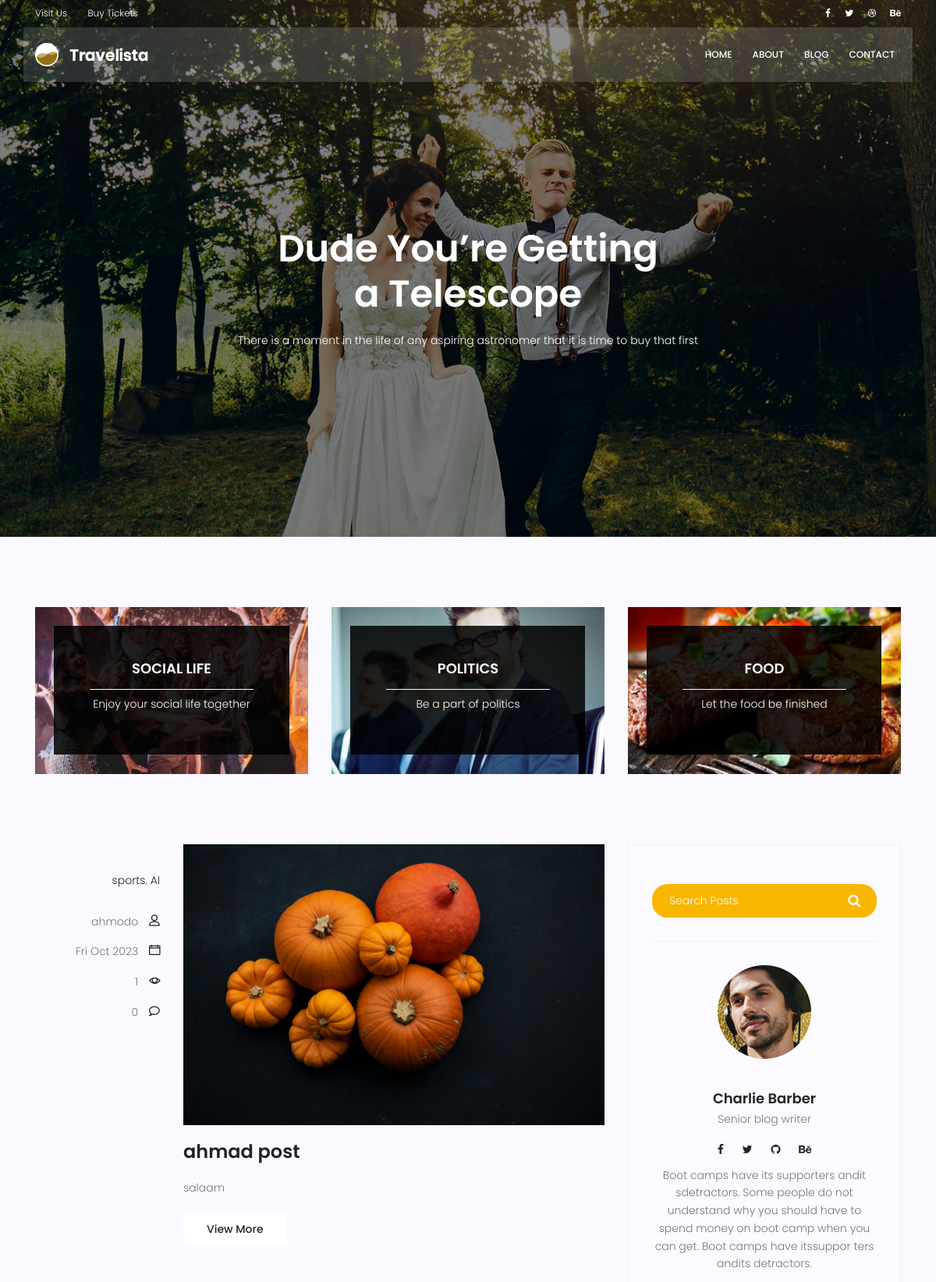
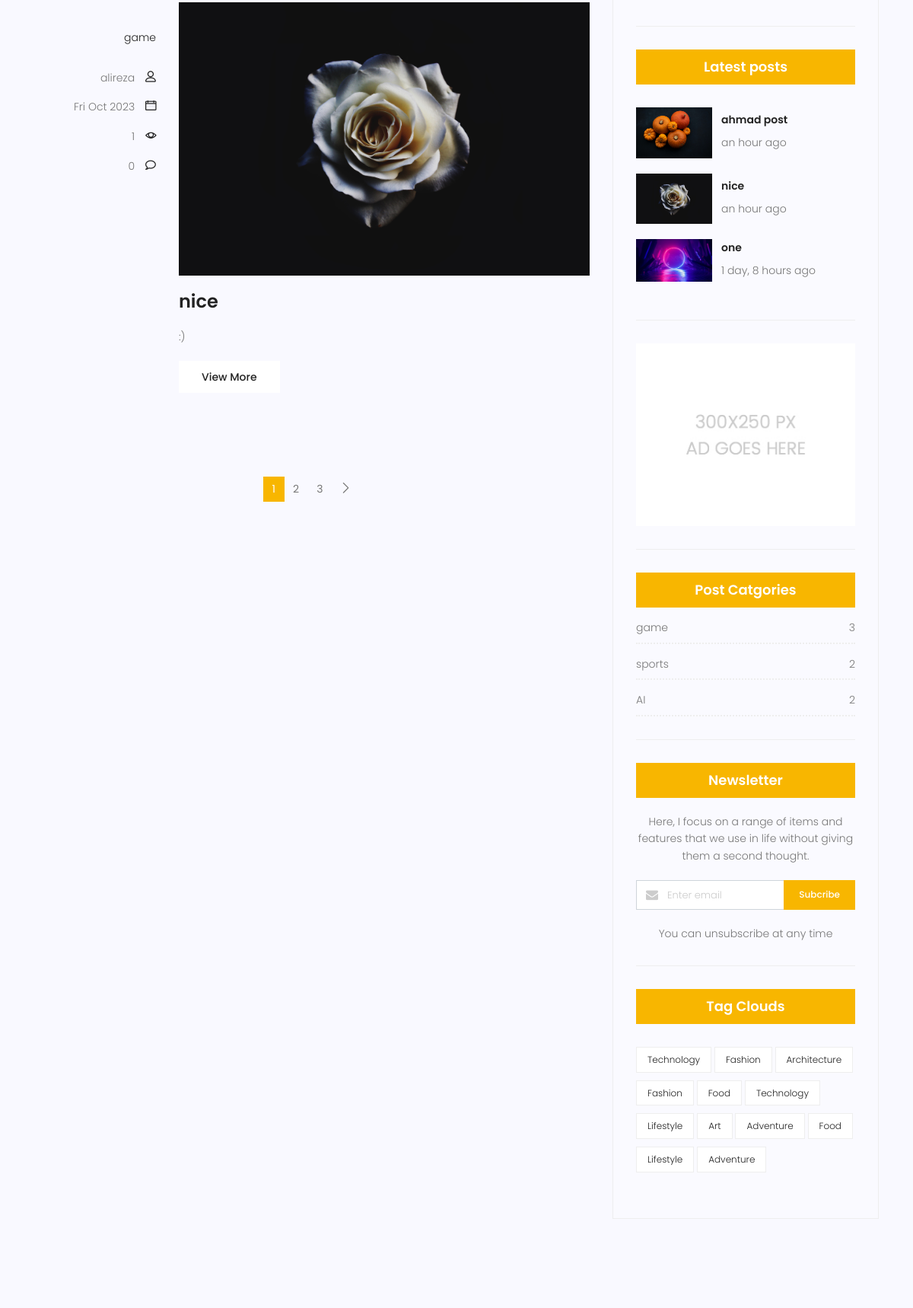
Screenshot of /blog/ (upper part) with the database file from the repository (2 pictures, top to bottom).
### blog/models.py (models this page shows, shortened)
class Category(models.Model):
    name=models.CharField(max_length=31)
    def __str__(self):
        return self.name

class Post(models.Model):
    title = models.CharField(max_length=255)
    content = models.TextField()
    counted_views = models.IntegerField(default=0)
    status = models.BooleanField(default=False)
    published_date = models.DateTimeField(null=True)
    created_date = models.DateTimeField(auto_now_add=True)
    updated_date = models.DateTimeField(auto_now=True)
    author = models.ForeignKey(User, on_delete=models.SET_NULL,null=True)
    counted_comment = models.IntegerField(default=0)
    category=models.ManyToManyField(Category)
    image = models.ImageField(upload_to='post_images/')
    class Meta:
        ordering = ['-created_date']

### blog/views.py (the view)
# urls.py: path('', blog_view, name='index'),
def blog_view(request,**kwargs):
    current_time = timezone.now()
    posts = Post.objects.filter(status=True, published_date__lte=current_time).order_by('-published_date')
    if kwargs.get('cat_name'):
        posts=posts.filter(category__name=kwargs['cat_name'])
    if kwargs.get('username'):
        posts = posts.filter(author__username=kwargs['username'])
    paginator = Paginator(posts, 2)
    try:
        page_number = request.GET.get('page')
        posts = paginator.get_page(page_number)
    except EmptyPage:
        posts = paginator.get_page(1)
    except PageNotAnInteger:
        posts = paginator.get_page(1)
    context = {'posts': posts}
    return render(request, 'blog/blog-home.html', context)

### blog/templatetags/blog_tags.py (called while the page is built)
@register.inclusion_tag('blog/blog-popular-posts.html')
def popularposts():
    posts=Post.objects.filter(status=1).order_by('-published_date')[:3]
    return {'posts': posts}

@register.inclusion_tag('blog/blog-post-categories.html')
def postcategories():
    posts=Post.objects.filter(status=1)
    categories=Category.objects.all()
    cat_dict={}
    for name in categories:
        cat_dict[name]=posts.filter(category=name).count()
    return{'categories':cat_dict}

### templates/blog/blog-home.html (shortened to what this page needs)
{% extends 'base.html' %}{% load static %}{% block content %}
{% load blog_tags %}
<section class="banner-area relative blog-home-banner" id="home">
  <div class="overlay overlay-bg"></div>
  <div class="container">
    <div class="row d-flex align-items-center justify-content-center">
      <div class="about-content blog-header-content col-lg-12">
        <h1 class="text-white">Dude You’re Getting a Telescope</h1>
        <p class="text-white">
          There is a moment in the life of any aspiring astronomer that it is
          time to buy that first
        </p>
      </div>
    </div>
  </div>
</section>
<section class="top-category-widget-area pt-90 pb-90">
  <div class="container">
    <div class="row">
      <div class="col-lg-4">
        <div class="single-cat-widget">
          <div class="content relative">
            <div class="overlay overlay-bg"></div>
            <a href="#" target="_blank">
              <div class="thumb">
                <img
                  class="content-image img-fluid d-block mx-auto"
                  src="{% static 'img/blog/cat-widget1.jpg'%}"
                  alt=""
                />
              </div>
              <div class="content-details">
                <h4 class="content-title mx-auto text-uppercase">
                  Social life
                </h4>
                <span></span>
                <p>Enjoy your social life together</p>
              </div>
            </a>
          </div>
        </div>
      </div>
      <div class="col-lg-4">
        <div class="single-cat-widget">
          <div class="content relative">
            <div class="overlay overlay-bg"></div>
            <a href="#" target="_blank">
              <div class="thumb">
                <img
                  class="content-image img-fluid d-block mx-auto"
                  src="{% static 'img/blog/cat-widget2.jpg'%}"
                  alt=""
                />
              </div>
              <div class="content-details">
                <h4 class="content-title mx-auto text-uppercase">Politics</h4>
                <span></span>
                <p>Be a part of politics</p>
              </div>
            </a>
          </div>
        </div>
      </div>
      <div class="col-lg-4">
        <div class="single-cat-widget">
          <div class="content relative">
            <div class="overlay overlay-bg"></div>
            <a href="#" target="_blank">
              <div class="thumb">
                <img
                  class="content-image img-fluid d-block mx-auto"
                  src="{% static 'img/blog/cat-widget3.jpg'%}"
                  alt=""
                />
              </div>
              <div class="content-details">
                <h4 class="content-title mx-auto text-uppercase">Food</h4>
                <span></span>
                <p>Let the food be finished</p>
              </div>
            </a>
          </div>
        </div>
      </div>
    </div>
  </div>
</section>
<section class="post-content-area">
  <div class="container">
    <div class="row">
      <div class="col-lg-8 posts-list">
        {% for post in posts %}
        <div class="single-post row">
          <div class="col-lg-3 col-md-3 meta-details">
              <ul class="tags">
                {% for category in post.category.all %}
                <li><a href="{% url 'blog:category' cat_name=category.name %}">{{ category.name }}</a>{% if not forloop.last %}, {% endif %}</li>
                {% endfor %}
              </ul>
            <div class="user-details row">
              <p class="user-name col-lg-12 col-md-12 col-6">
                <a href="{% url 'blog:author' post.author.username %}">{{post.author}}</a> <span class="lnr lnr-user"></span>
              </p>
              <p class="date col-lg-12 col-md-12 col-6">
                <a href="#">{{post.published_date|date:"D M Y"}}</a>
                <span class="lnr lnr-calendar-full"></span>
              </p>
              <p class="view col-lg-12 col-md-12 col-6">
                <a href="#">{{post.counted_views}}</a>
                <span class="lnr lnr-eye"></span>
              </p>
              <p class="comments col-lg-12 col-md-12 col-6">
                <a href="#">{{post.counted_comment}}</a> <span class="lnr lnr-bubble"></span>
              </p>
            </div>
          </div>
          <div class="col-lg-9 col-md-9">
            <div class="feature-img">
              <img
                class="img-fluid"
                src="{{ post.image.url }}"
                alt="{{ post.title }}"
              />
            </div>
            <a class="posts-title" href="{% url 'blog:single' pid=post.id %}">
              <h3>{{post.title}}</h3></a
            >
            <p class="excert">{{post.content|truncatewords:45}}</p>
            <a href="{% url 'blog:single' pid=post.id %}" class="primary-btn">View More</a>
          </div>
        </div>
        {% endfor %}
        <nav class="blog-pagination justify-content-center d-flex">
          <ul class="pagination">
            {% for page in posts.paginator.page_range %}
            <li class="page-item{% if page == posts.number %} active{% endif %}">
              <a href="?page={{ page }}" class="page-link">{{ page }}</a>
            </li>
            {% endfor %}
            <li class="page-item">
              {% if posts.has_next %}
              <a href="?page={{ posts.next_page_number }}" class="page-link" aria-label="Next">
                <span aria-hidden="true">
                  <span class="lnr lnr-chevron-right"></span>
                </span>
              </a>
              {% endif %}
            </li>
          </ul>
        </nav>
      </div>
      <div class="col-lg-4 sidebar-widgets">
        <div class="widget-wrap">
          {% include 'blog/blog-search.html' %}
          {% include 'blog/blog-writer.html' %}
          {% popularposts %}
          <div class="single-sidebar-widget ads-widget">
            <a href="#"
              ><img
                class="img-fluid"
                src="{% static 'img/blog/ads-banner.jpg'%}"
                alt=""
            /></a>
          </div>
      {% postcategories %}
          <div class="single-sidebar-widget newsletter-widget">
            <h4 class="newsletter-title">Newsletter</h4>
            <p>
              Here, I focus on a range of items and features that we use in life
              without giving them a second thought.
            </p>
            <div class="form-group d-flex flex-row">
              <div class="col-autos">
                <div class="input-group">
                  <div class="input-group-prepend">
                    <div class="input-group-text">
                      <i class="fa fa-envelope" aria-hidden="true"></i>
                    </div>
                  </div>
                  <input
                    type="text"
                    class="form-control"
                    id="inlineFormInputGroup"
                    placeholder="Enter email"
                    onfocus="this.placeholder = ''"
                    onblur="this.placeholder = 'Enter email'"
                  />
                </div>
              </div>
              <a href="#" class="bbtns">Subcribe</a>
            </div>
            <p class="text-bottom">You can unsubscribe at any time</p>
          </div>
          <div class="single-sidebar-widget tag-cloud-widget">
            <h4 class="tagcloud-title">Tag Clouds</h4>
            <ul>
              <li><a href="#">Technology</a></li>
              <li><a href="#">Fashion</a></li>
              <li><a href="#">Architecture</a></li>
              <li><a href="#">Fashion</a></li>
              <li><a href="#">Food</a></li>
              <li><a href="#">Technology</a></li>
              <li><a href="#">Lifestyle</a></li>
              <li><a href="#">Art</a></li>
              <li><a href="#">Adventure</a></li>
              <li><a href="#">Food</a></li>
              <li><a href="#">Lifestyle</a></li>
              <li><a href="#">Adventure</a></li>
            </ul>
          </div>
        </div>
      </div>
    </div>
  </div>
</section>
{% endblock content %}

### templates/base.html (shortened to what this page needs)
{% load static %}
<!DOCTYPE html>
<html lang="zxx" class="no.js">
  <head>
    <link rel="stylesheet" href="{%static 'css/linearicons.css' %}" />
    <link rel="stylesheet" href="{%static 'css/font-awesome.min.css' %}" />
    <link rel="stylesheet" href="{%static 'css/bootstrap.css' %}" />
    <link rel="stylesheet" href="{%static 'css/magnific-popup.css' %}" />
    <link rel="stylesheet" href="{%static 'css/jquery-ui.css' %}" />
    <link rel="stylesheet" href="{%static 'css/nice-select.css' %}" />
    <link rel="stylesheet" href="{%static 'css/animate.min.css' %}" />
    <link rel="stylesheet" href="{%static 'css/owl.carousel.css' %}" />
    <link rel="stylesheet" href="{%static 'css/main.css' %}" />
  </head>
  <body>
    <header id="header">
      <div class="header-top">
        <div class="container">
          <div class="row align-items-center">
            <div class="col-lg-6 col-sm-6 col-6 header-top-left">
              <ul>
                <li><a href="#">Visit Us</a></li>
                <li><a href="#">Buy Tickets</a></li>
              </ul>
            </div>
            <div class="col-lg-6 col-sm-6 col-6 header-top-right">
              <div class="header-social">
                <a href="#"><i class="fa fa-facebook"></i></a>
                <a href="#"><i class="fa fa-twitter"></i></a>
                <a href="#"><i class="fa fa-dribbble"></i></a>
                <a href="#"><i class="fa fa-behance"></i></a>
              </div>
            </div>
          </div>
        </div>
      </div>
      <div class="container main-menu">
        <div class="row align-items-center justify-content-between d-flex">
          <div id="logo">
            <a href="{%url 'webapp:home'%}"
              ><img src="{% static 'img/logo.png' %}" alt="" title=""
            /></a>
          </div>
          <nav id="nav-menu-container">
            <ul class="nav-menu">
              <li><a href="{% url 'webapp:home'%}">Home</a></li>
              <li><a href="{% url 'webapp:about' %}">About</a></li>
              <li><a href="{% url 'blog:index' %}">Blog</a></li>
              <li><a href="{%url 'webapp:contact'%}">Contact</a></li>
            </ul>
          </nav>
        </div>
      </div>
    </header>
    {% block content %} {% endblock content %}
  </body>
</html>

### templates/blog/blog-search.html
<div class="single-sidebar-widget search-widget">
    <form class="search-form" action="{% url 'blog:search' %}" method="get">
      <input
        placeholder="Search Posts"
        name="s"
        type="text"
        onfocus="this.placeholder = ''"
        onblur="this.placeholder = 'Search Posts'"
      />
      <button type="submit"><i class="fa fa-search"></i></button>
    </form>
  </div>

### templates/blog/blog-writer.html
{% load static %}
<div class="single-sidebar-widget user-info-widget">
    <img src="{% static 'img/blog/user-info.png'%}" alt="" />
    <a href="#"><h4>Charlie Barber</h4></a>
    <p>Senior blog writer</p>
    <ul class="social-links">
      <li>
        <a href="#"><i class="fa fa-facebook"></i></a>
      </li>
      <li>
        <a href="#"><i class="fa fa-twitter"></i></a>
      </li>
      <li>
        <a href="#"><i class="fa fa-github"></i></a>
      </li>
      <li>
        <a href="#"><i class="fa fa-behance"></i></a>
      </li>
    </ul>
    <p>
      Boot camps have its supporters andit sdetractors. Some people do
      not understand why you should have to spend money on boot camp
      when you can get. Boot camps have itssuppor ters andits
      detractors.
    </p>
  </div>

### templates/blog/blog-popular-posts.html
{% load static %}{% load humanize %}
<div class="single-sidebar-widget popular-post-widget">
    <h4 class="popular-title">Latest posts</h4>
    <div class="popular-post-list">
      {% for post in posts %}
      <div class="single-post-list d-flex flex-row align-items-center">
        <div class="thumb">
          <img
            class="img-fluid"
            src={{post.image.url}}
            alt=""
          />
        </div>
        <div class="details">
          <a href="{% url 'blog:single' pid=post.id %}"
            ><h6>{{post.title}}</h6></a
          >
          <p>{{post.published_date|naturaltime}}</p>
        </div>
      </div>
      {% endfor %}
    </div>
  </div>

### templates/blog/blog-post-categories.html
<div class="single-sidebar-widget post-category-widget">
    <h4 class="category-title">Post Catgories</h4>
    <ul class="cat-list">
      {% for name,count in categories.items %}
      <li>
        <a href="{% url 'blog:category' cat_name=name %}" class="d-flex justify-content-between">
          <p>{{name}}</p>
          <p>{{count}}</p>
        </a>
      </li>
      {% endfor %}
    </ul>
  </div>

### rows the page displays
Post: author "ahmodo", published_date "Fri Oct 2023", counted_views "1", counted_comment "0", image (picture), title "ahmad post", content "salaam", published_date "an hour ago"
Category: name "sports", id "2"
Category: name "AI", count "2"
Post: author "alireza", published_date "Fri Oct 2023", counted_views "1", counted_comment "0", image (picture), title "nice", content ":)", published_date "an hour ago"
Category: name "game", count "3"
Post: image (picture), title "one", published_date "1 day, 8 hours ago"

### other values shown
{{ page }} "1" "2" "3"
